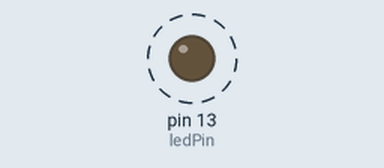
The sketch below on a simulated Arduino Uno, built with avr-gcc and run on an emulated ATmega328P. Shown: output pins drawn as LEDs (lit = HIGH). Dashed ring = blinking. Pins used as bus, display or sensor lines are not drawn; what the sketch prints to the serial monitor is not drawn.

Above: at 4.16 s.
Timing chart, 0 to 7.1 s (numbered marks = the images above):
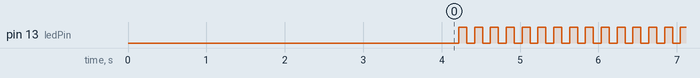

The sketch:

ascii.pde
```cpp
// ASCII Table
// by Nicholas Zambetti <http://www.zambetti.com>

int ledPin = 13;                // LED connected to digital pin 13
int resetPin = 7;                  // BT module uses pin 7 for res

void setup()
{
  pinMode(ledPin, OUTPUT);      // sets the digital pin as output
  pinMode(resetPin, OUTPUT);
  Serial.begin(115200);        // start serial at 115200 kbs

  digitalWrite(resetPin, HIGH);
  delay(10);
  digitalWrite(resetPin, LOW);
  delay(2000);

  Serial.println("SET BT PAGEMODE 3 2000 1");
  Serial.println("SET BT NAME ArduinoBT");
  Serial.println("SET BT ROLE 0 f 7d00");
  Serial.println("SET CONTROL ECHO 0");
  Serial.println("SET BT AUTH * 12345");
  Serial.println("SET CONTROL ESCAPE - 00 1");

  delay(2000);

  // prints title with ending line break
  Serial.println("ASCII Table ~ Character Map");

  // wait for the long string to be sent
  delay(100);
}

int number = 33; // first visible character '!' is #33

void loop()
{
  Serial.print(number, BYTE);    // prints value unaltered, first will be '!'

  Serial.print(", dec: ");
  Serial.print(number);          // prints value as string in decimal (base 10)
  // Serial.print(number, DEC);  // this also works

  Serial.print(", hex: ");
  Serial.print(number, HEX);     // prints value as string in hexadecimal (base 16)

  Serial.print(", oct: ");
  Serial.print(number, OCT);     // prints value as string in octal (base 8)

  Serial.print(", bin: ");
  Serial.println(number, BIN);   // prints value as string in binary (base 2)
                                 // also prints ending line break

  number++; // to the next character

  // if printed last visible character '~' #126 ...
  if(number > 126) {
    // loop forever
    //while(true) {
    //  continue;
    //}
    number = 33;
  }

  digitalWrite(ledPin, number % 2);

  delay(100); // allow some time for the Serial data to be sent
}
```

Measured:
- by itself, pin 13 (ledPin): alternates HIGH for 0.10 s and LOW for 0.10 s
